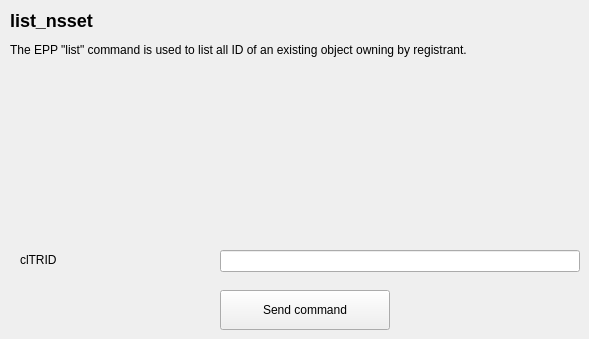
       <widget class="QWidget" name="tab" >
        <attribute name="title" >
         <string>command</string>
        </attribute>
        <widget class="QLabel" name="textLabel94" >
         <property name="geometry" >
          <rect>
           <x>20</x>
           <y>250</y>
           <width>190</width>
           <height>20</height>
          </rect>
         </property>
         <property name="text" >
          <string>clTRID</string>
         </property>
         <property name="wordWrap" >
          <bool>false</bool>
         </property>
        </widget>
        <widget class="QLabel" name="textLabel95" >
         <property name="geometry" >
          <rect>
           <x>10</x>
           <y>10</y>
           <width>570</width>
           <height>100</height>
          </rect>
         </property>
         <property name="text" >
          <string>&lt;h2>list_nsset&lt;/h2>
The EPP "list" command is used to list all ID of an existing object owning by registrant.</string>
         </property>
         <property name="alignment" >
          <set>Qt::AlignLeading|Qt::AlignLeft|Qt::AlignTop</set>
         </property>
         <property name="wordWrap" >
          <bool>true</bool>
         </property>
        </widget>
        <widget class="QPushButton" name="send_list_nsset" >
         <property name="geometry" >
          <rect>
           <x>220</x>
           <y>290</y>
           <width>170</width>
           <height>40</height>
          </rect>
         </property>
         <property name="text" >
          <string>Send command</string>
         </property>
        </widget>
        <widget class="QLineEdit" name="list_nsset_cltrid" >
         <property name="geometry" >
          <rect>
           <x>220</x>
           <y>250</y>
           <width>360</width>
           <height>22</height>
          </rect>
         </property>
        </widget>
       </widget>
